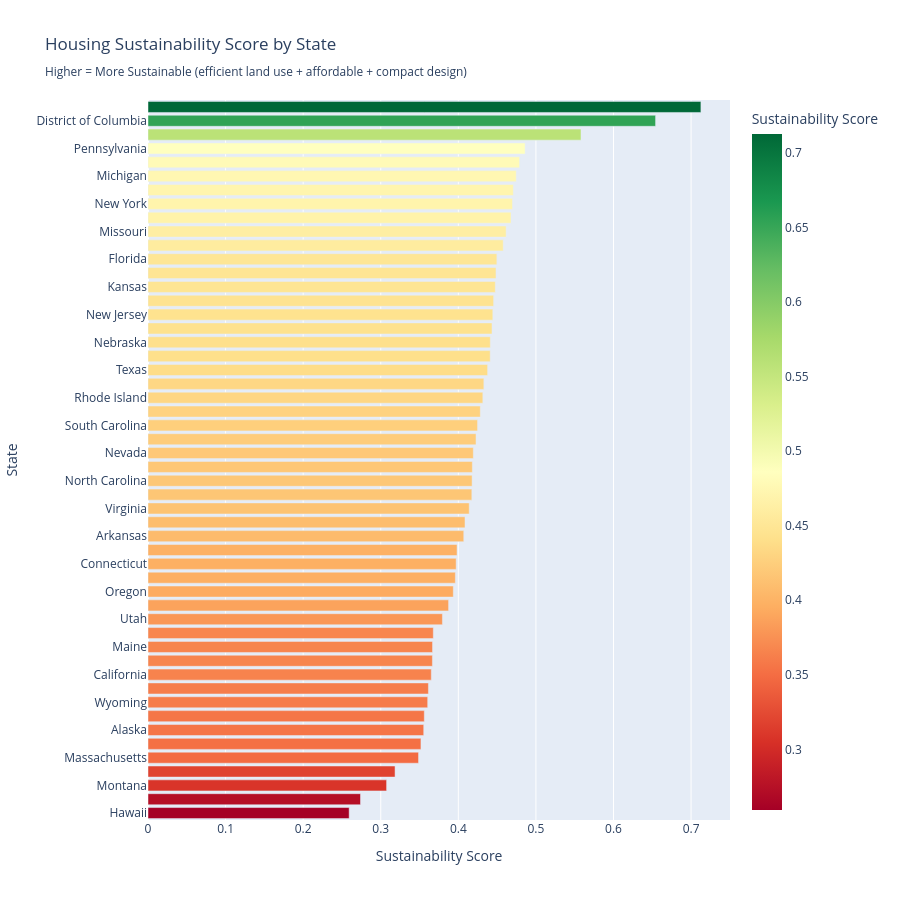

Notebook code cell kept with this figure:
### Code cell
# Visualize sustainability scorecard
fig = px.bar(
    state_sustainability.sort_values('sustainability_score', ascending=True),
    x='sustainability_score',
    y='state',
    orientation='h',
    title='Housing Sustainability Score by State<br><sub>Higher = More Sustainable (efficient land use + affordable + compact design)</sub>',
    labels={'sustainability_score': 'Sustainability Score', 'state': 'State'},
    color='sustainability_score',
    color_continuous_scale='RdYlGn',
    hover_data=['median_price', 'median_land_eff', 'median_room_density', 'listing_count']
)
fig.update_layout(height=900, yaxis={'categoryorder': 'total ascending'})
fig.show()

### Figure 1 — Plotly figure (JSON) as saved in the notebook; plotly's stock layout.template omitted (floating-point values rounded to 4 significant figures; data arrays with more than 128 entries replaced by an {"elided": "..."} marker saying what was removed)
{"data": [{"customdata": {"elided": "52x4 float values"}, "hovertemplate": "Sustainability Score=%{marker.color}<br>State=%{y}<br>median_price=%{customdata[0]}<br>median_land_eff=%{customdata[1]}<br>median_room_density=%{customdata[2]}<br>listing_count=%{customdata[3]}<extra></extra>", "legendgroup": "", "marker": {"color": [0.2593, 0.2739, 0.3075, 0.3184, 0.3487, 0.3518, 0.3554, 0.3561, 0.3605, 0.3614, 0.3651, 0.3666, 0.3667, 0.3677, 0.3795, 0.3874, 0.3935, 0.3962, 0.3972, 0.3983, 0.407, 0.4086, 0.414, 0.4174, 0.4178, 0.4181, 0.4193, 0.4228, 0.4248, 0.4283, 0.4316, 0.4329, 0.4378, 0.441, 0.4412, 0.4434, 0.4444, 0.4455, 0.4477, 0.4485, 0.4497, 0.4579, 0.4616, 0.4679, 0.4698, 0.4709, 0.4746, 0.479, 0.4861, 0.5581, 0.6542, 0.7126], "coloraxis": "coloraxis", "pattern": {"shape": ""}}, "name": "", "orientation": "h", "showlegend": false, "textposition": "auto", "type": "bar", "x": [0.2593, 0.2739, 0.3075, 0.3184, 0.3487, 0.3518, 0.3554, 0.3561, 0.3605, 0.3614, 0.3651, 0.3666, 0.3667, 0.3677, 0.3795, 0.3874, 0.3935, 0.3962, 0.3972, 0.3983, 0.407, 0.4086, 0.414, 0.4174, 0.4178, 0.4181, 0.4193, 0.4228, 0.4248, 0.4283, 0.4316, 0.4329, 0.4378, 0.441, 0.4412, 0.4434, 0.4444, 0.4455, 0.4477, 0.4485, 0.4497, 0.4579, 0.4616, 0.4679, 0.4698, 0.4709, 0.4746, 0.479, 0.4861, 0.5581, 0.6542, 0.7126], "xaxis": "x", "y": ["Hawaii", "New Hampshire", "Montana", "Vermont", "Massachusetts", "Minnesota", "Alaska", "Washington", "Wyoming", "Colorado", "California", "Idaho", "Maine", "Tennessee", "Utah", "Mississippi", "Oregon", "Indiana", "Connecticut", "Alabama", "Arkansas", "Georgia", "Virginia", "South Dakota", "North Carolina", "Wisconsin", "Nevada", "North Dakota", "South Carolina", "Arizona", "Rhode Island", "Delaware", "Texas", "Kentucky", "Nebraska", "New Mexico", "New Jersey", "Louisiana", "Kansas", "West Virginia", "Florida", "Oklahoma", "Missouri", "Illinois", "New York", "Maryland", "Michigan", "Ohio", "Pennsylvania", "Iowa", "District of Columbia", "Puerto Rico"], "yaxis": "y"}], "layout": {"barmode": "relative", "coloraxis": {"colorbar": {"title": {"text": "Sustainability Score"}}, "colorscale": [[0.0, "rgb(165,0,38)"], [0.1, "rgb(215,48,39)"], [0.2, "rgb(244,109,67)"], [0.3, "rgb(253,174,97)"], [0.4, "rgb(254,224,139)"], [0.5, "rgb(255,255,191)"], [0.6, "rgb(217,239,139)"], [0.7, "rgb(166,217,106)"], [0.8, "rgb(102,189,99)"], [0.9, "rgb(26,152,80)"], [1.0, "rgb(0,104,55)"]]}, "height": 900, "legend": {"tracegroupgap": 0}, "title": {"text": "Housing Sustainability Score by State<br><sub>Higher = More Sustainable (efficient land use + affordable + compact design)</sub>"}, "xaxis": {"anchor": "y", "domain": [0.0, 1.0], "title": {"text": "Sustainability Score"}}, "yaxis": {"anchor": "x", "categoryorder": "total ascending", "domain": [0.0, 1.0], "title": {"text": "State"}}}}
